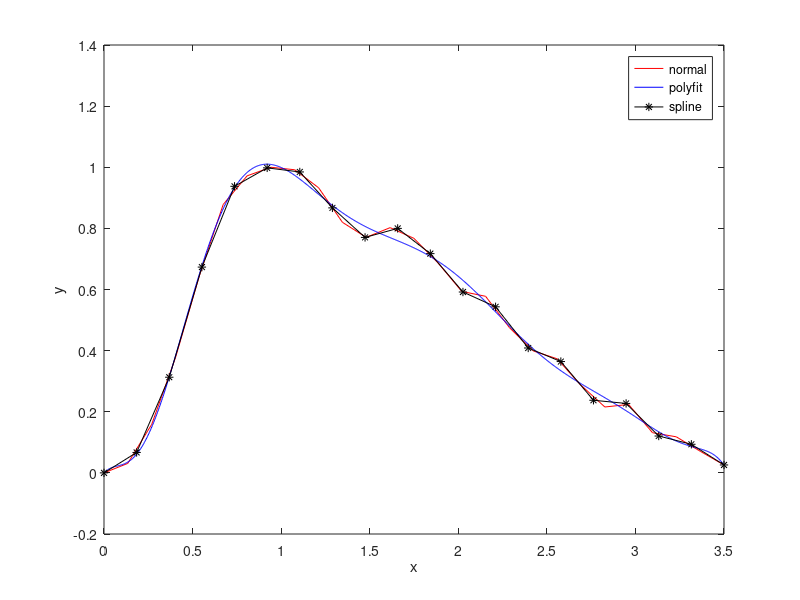

The MATLAB script that drew this image:
%% R6
f = @(x) exp(x);

X = [0, 0.5, 1, 1.5, 2, 2.5, 3];
Y = f(X);

X2 = [0.5, 1.5, 2.5];
Y2 = [1.764534, 4.230304, 13.008538];

plot(X,Y,"-b", X2,Y2,"-r");
legend("function", "cubic spline", "Location", "north");
xlabel("X");
ylabel("Y");

%% R7
x = [ 0 0.1341 0.2693 0.4034 0.5386 0.6727 ...
0.8079 0.9421 1.0767 1.2114 1.3460 1.4801 ...
1.6153 1.7495 1.8847 2.0199 2.1540 2.2886 ...
2.4233 2.5579 2.6921 2.8273 2.9614 3.0966 ...
3.2307 3.3659 3.5000 ];
y = [ 0 0.0310 0.1588 0.3767 0.6452 0.8780 ...
0.9719 1.0000 0.9918 0.9329 0.8198 0.7707 ...
0.8024 0.7674 0.6876 0.5937 0.5778 0.4755 ...
0.3990 0.3733 0.2870 0.2156 0.2239 0.1314 ...
0.1180 0.0707 0.0259 ];
P = polyfit(x,y,10); %trial and error, 10 is the best fit by eye
x2 = linspace (0 ,3.5 ,1000);
y2 = polyval (P , x2 );

%spline plot
xx = linspace(0,3.5,20);
yy = spline(x,y,xx);

plot(x,y,"-r",x2 , y2, "-b", xx, yy,"-*k");
legend("normal","polyfit","spline");
xlabel("x");
ylabel("y");


